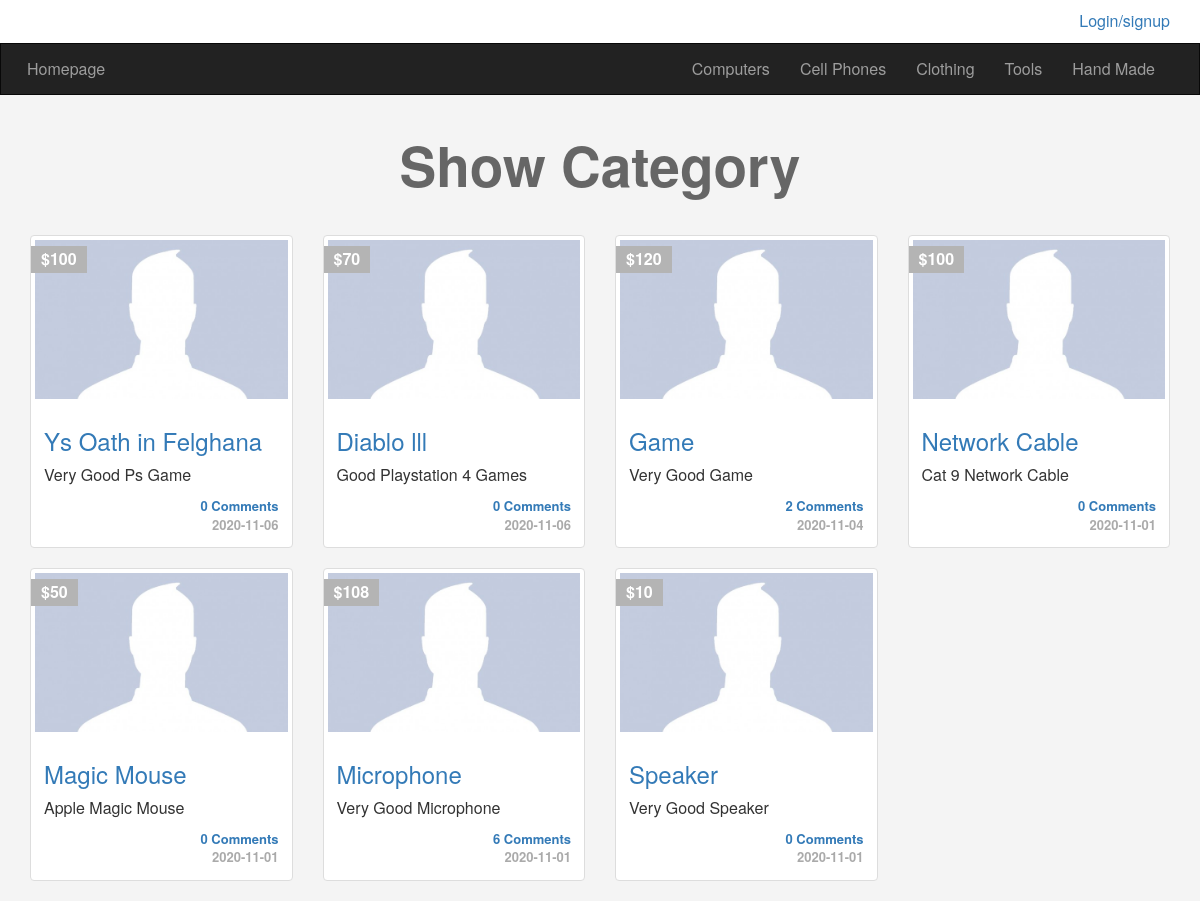
The app's page /categories.php?pageid=6 with its own data.
### tables this page shows
CREATE TABLE `categories` (
  `ID` int(11) NOT NULL,
  `Name` varchar(255) NOT NULL,
  `Description` text NOT NULL,
  `Parent` int(11) NOT NULL,
  `Ordering` int(11) DEFAULT NULL,
  `Visibility` tinyint(4) NOT NULL DEFAULT 0,
  `Allow_Comment` tinyint(4) NOT NULL DEFAULT 0,
  `Allow_Ads` tinyint(4) NOT NULL DEFAULT 0
);

CREATE TABLE `items` (
  `Item_ID` int(11) NOT NULL,
  `Name` varchar(255) NOT NULL,
  `Description` text NOT NULL,
  `Price` varchar(255) NOT NULL,
  `Add_Date` date NOT NULL,
  `Country_Made` varchar(255) NOT NULL,
  `Image` varchar(255) NOT NULL,
  `Status` varchar(255) NOT NULL,
  `Rating` smallint(6) NOT NULL,
  `Approve` tinyint(4) NOT NULL DEFAULT 0,
  `Cat_ID` int(11) NOT NULL,
  `Member_ID` int(11) NOT NULL,
  `tags` varchar(255) NOT NULL
);

### init.php (called while the page is built, shortened)
<?php
    include 'admin/connect.php';
    $tpl = "includes/templates/";
    $func = 'includes/functions/';
    $css = "layout/css/";
    include $func . 'function.php';
    include $tpl . 'header.php';

### includes/functions/function.php (called while the page is built, shortened)
<?php
function getCat() {
    global $con;
    $getcat = $con->prepare("SELECT * FROM categories WHERE Parent = 0 ORDER BY ID ASC");
    $getcat->execute();
    $cats = $getcat->fetchAll();
    return $cats;
}
function countItems($item, $table,$value) {
    global $con;
    $stmt2 = $con->prepare("SELECT COUNT($item) FROM $table WHERE item_id = ?");
    $stmt2->execute(array($value));
    return $stmt2->fetchColumn();
}
function getitem($where, $value, $approve = NULL) {
    global $con;
    if($approve == NULL){
        $sql = 'AND Approve = 1';
    }else {
        $sql = NULL;
    }
    $getitem = $con->prepare("SELECT * FROM items WHERE $where = ? $sql ORDER BY Item_ID DESC");
    $getitem->execute(array($value));
    $items = $getitem->fetchAll();
    return $items;
}

### categories.php (the view, shortened to what this page needs)
<?php
include 'init.php';
?>
<div class="container">
    <h1 class="text-center">Show Category</h1>
    <div class="row">
        <?php
            if(isset($_GET['pageid'])){
            foreach(getitem('Cat_ID',$_GET['pageid']) as $item) {
                echo '<div class="col-sm-6 col-md-3">';
                    echo '<div class="thumbnail item-box">';
                        echo '<span class="price-tag">$' . $item["Price"] . '</span>';
                        echo '<img class="img-responsive" src="p2.png" alt="" />';
                        echo '<div class="caption">';
                            echo '<h3><a href="items.php?itemid='.$item['Item_ID'].'">'. $item['Name'] .'</a></h3>';
                            echo '<p>'. $item['Description'] .'</p>';
                            echo '<div class="comment"><a href="items.php?itemid=' . $item['Item_ID'] . '#comment">' . countItems("c_id", "comments", $item['Item_ID']) . ' Comments</a></div>';
                            echo '<dive class="data">'. $item['Add_Date'] .'</dive>';
                        echo '</div>';
                    echo '</div>';
                echo '</div>';
            }
            }else {
                echo '<div class="alert alert-danger">You Did\'nt Specify Page ID</div>';
            }
        ?>
    </div>
</div>
<?php include $tpl . "footer.php";
?>

### includes/templates/header.php (shortened to what this page needs)
<!DOCTYPE html>
<html>
    <head>
        <link rel="stylesheet" href="<?php echo $css; ?>bootstrap.min.css" />
        <link rel="stylesheet" href="<?php echo $css; ?>font-awesome.min.css" />
        <link rel="stylesheet" href="<?php echo $css; ?>jquery-ui.css" />
        <link rel="stylesheet" href="<?php echo $css; ?>jquery.selectBoxIt.css" />
        <link rel="stylesheet" href="<?php echo $css; ?>frontend.css" />
    </head>
    <body>
    <div class="upper-bar">
        <div class="container">
            <?php
                if(isset($_SESSION['user'])) {?>
                    <div class="bor">
                        <div class="btn-group my-info">
                            <span class="btn btn-default dorpdown-taggle" data-toggle="dropdown">
                                <img class="img-thumbnail img-circle" src="Icon.png" alt="" />
                                <?php echo $sessionuser; ?>
                                <span class="caret"></span>
                                </span>
                                <ul class="dropdown-menu">
                                    <li><a href="profile.php">My Profile</a></li>
                                    <li><a href="newad.php">New Item</a></li>
                                    <li><a href="profile.php#my-ads">My Items</a></li>
                                    <li><a href="admin/index.php" target="_blank">Login As Admin</a></li>
                                    <li><a href="logout.php">Logout</a></li>
                                </ul>
                        </div>
                    </div>
                    <?php
                }else {
            ?>
            <a href="login.php">
                <span class="pull-right">Login/signup</span>
            </a>
                <?php } ?>
        </div>
    </div>
    <nav class="navbar navbar-inverse">
    <div class="container">
        <div class="navbar-header">
            <a class="navbar-brand" href="index.php">Homepage</a>
        </div>
        <div class="collapse navbar-collapse" id="app-nav">
            <ul class="nav navbar-nav navbar-right">
                <?php
                foreach(getCat() as $category){
                    echo
                    '<li>
                        <a href="categories.php?pageid=' . $category['ID'].'">
                        '. $category["Name"] . '
                        </a>
                    </li>';
                }
                ?>
            </ul>
        </div>
    </div>
</nav>

### layout/css/frontend.css (style rules this page uses)
body { background-color: #F4F4F4; font-size: 16px; }
h1 { font-size: 55px; margin: 40px 0; font-weight: bold; color: #666; }
.navbar { border-radius: 0; margin-bottom: 0; }
.nav>.li>.a, .navbar-brand { padding: 15px 12px; }
.navbar-brand { font-size: 1em; }
.upper-bar { padding: 10px; background-color: #FFF;; }
.item-box { position: relative; }
.item-box .price-tag { background-color: #B4B4B4; padding: 2px 10px; position: absolute; left: 0; top: 10px; font-weight: bold; color: #FFF; }
.item-box .caption p { max-height: 44px; }
.thumbnail .data { text-align: right; font-size: 13px; color: #AAA; font-weight: bold; display: block; }
.thumbnail .comment { text-align: right; font-size: 13px; color: #AAA; font-weight: bold; display: block; }

### records on screen
categories: Name "Computers"
categories: Name "Cell Phones"
categories: Name "Clothing"
categories: Name "Tools"
categories: Name "Hand Made"
items: Price "100", Name "Ys Oath in Felghana", Description "Very Good Ps Game", Item_ID "0", Add_Date "2020-11-06"
items: Price "70", Name "Diablo lll", Description "Good Playstation 4 Games", Item_ID "0", Add_Date "2020-11-06"
items: Price "120", Name "Game", Description "Very Good Game", Item_ID "2", Add_Date "2020-11-04"
items: Price "100", Name "Network Cable", Description "Cat 9 Network Cable", Item_ID "0", Add_Date "2020-11-01"
items: Price "50", Name "Magic Mouse", Description "Apple Magic Mouse", Item_ID "0", Add_Date "2020-11-01"
items: Price "108", Name "Microphone", Description "Very Good Microphone", Item_ID "6", Add_Date "2020-11-01"
items: Price "10", Name "Speaker", Description "Very Good Speaker", Item_ID "0", Add_Date "2020-11-01"
